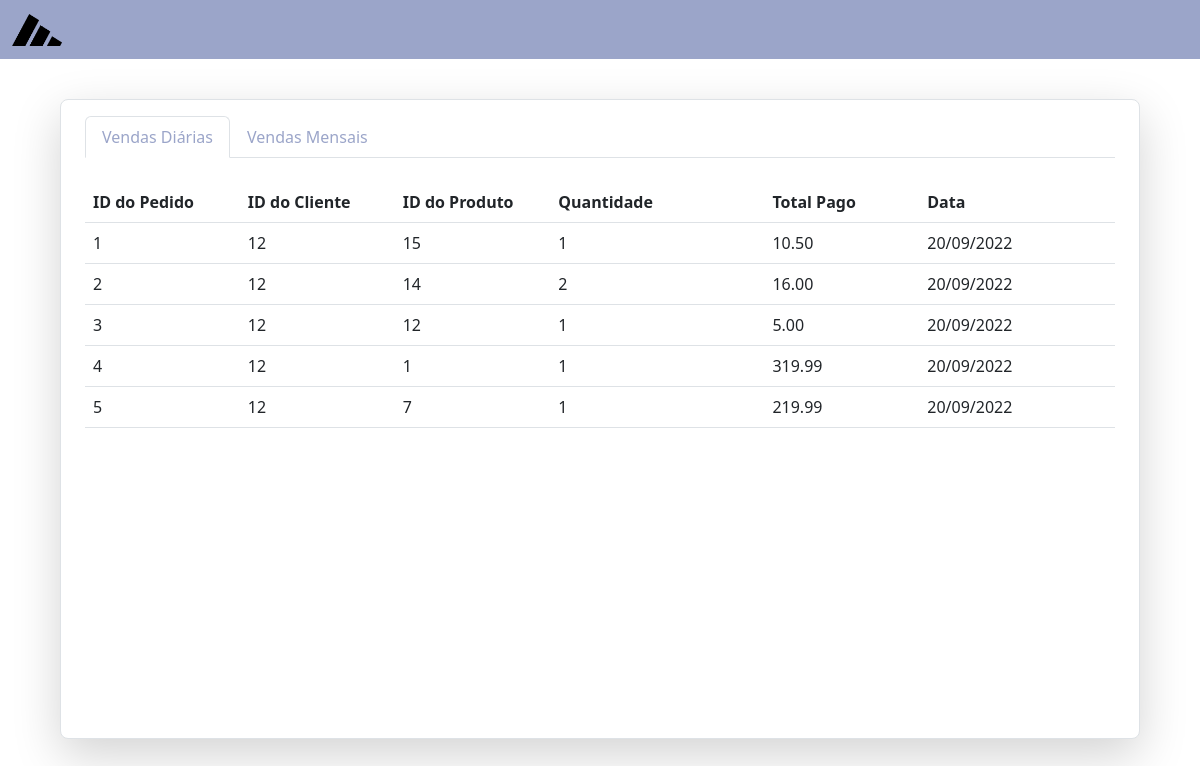
The page /admin/relatorioVendas.php (signed in) on the database as committed earlier.
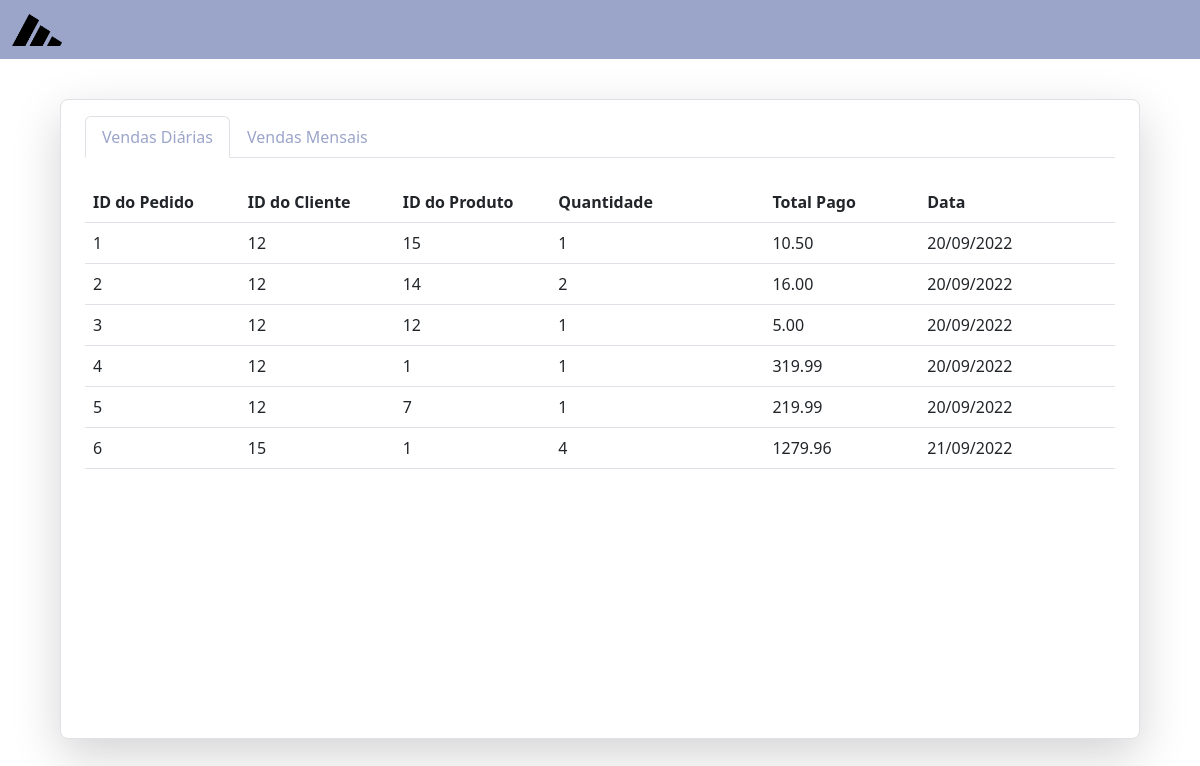
The same page on the database as committed later.
### tables this page shows
CREATE TABLE `tbpedido` (
  `idPedido` int(11) NOT NULL,
  `idCliente` int(11) NOT NULL,
  `idProduto` int(11) NOT NULL,
  `quantidade` int(11) NOT NULL,
  `data` varchar(15) NOT NULL,
  `precoPago` decimal(10,2) NOT NULL
);

### admin/relatorioVendas.php (the view, shortened to what this page needs)
<!DOCTYPE html>
<html lang="pt-br">
<head>
    <link rel="stylesheet" href="../style/style.css" />
    <link rel="stylesheet" href="../style/style2.css" />
    <link rel="stylesheet" href="../style/styleadm.css">
</head>
<body>
    <nav class="navbar bg-secondary" style="flex-wrap: nowrap">
        <div class="container-fluid" style="margin: 0">
            <a class="navbar-brand" href="index.php"><img src="../imagens/Adibas.png" alt="Logo" width="50" height="32"></a>
        </div>
    </nav>
    <div class="center-90" style="margin: 0 !important; padding: 0 !important">
        <div class="rounded-3 border shadow-lg bg-white" style="width: 90vw; padding: 1rem 1.5rem; min-height: 80vh">
            <ul class="nav nav-tabs" id="myTab" role="tablist">
                <li class="nav-item" role="presentation">
                    <button class="nav-link text-secondary active" id="home-tab" data-bs-toggle="tab" data-bs-target="#home-tab-pane" type="button" role="tab" aria-controls="home-tab-pane" aria-selected="true">
                        Vendas Diárias
                    </button>
                </li>
                <li class="nav-item" role="presentation">
                    <button class="nav-link text-secondary" id="profile-tab" data-bs-toggle="tab" data-bs-target="#profile-tab-pane" type="button" role="tab" aria-controls="profile-tab-pane" aria-selected="false">
                        Vendas Mensais
                    </button>
                </li>
            </ul>
            <div class="tab-content" id="myTabContent">
                <div class="tab-pane fade show active" id="home-tab-pane" role="tabpanel" aria-labelledby="home-tab" tabindex="0" style="padding: 1.5rem 0;">
                    <table align=center class="table table-hover " style="width: 100% !important;">
                        <thead>
                            <tr>
                                <th width="80">ID do Pedido</th>
                                <th width="80">ID do Cliente</th>
                                <th width="80">ID do Produto</th>
                                <th width="80">Quantidade</th>
                                <th width="80">Total Pago</th>
                                <th width="80">Data</th>
                            </tr>
                        </thead>
                        <tbody>
                            <?php
                            $conexao = mysqli_connect("localhost", "root", "", "adibas");
                            $sql = "SELECT *  FROM `tbpedido`";
                            $resultado = mysqli_query($conexao, $sql);
                            while ($linha = mysqli_fetch_array($resultado)) {
                                echo "<tr>";
                                echo "<td>" . $linha['idPedido'] . "</td>";
                                echo "<td>" . $linha['idCliente'] . "</td>";
                                echo "<td>" . $linha["idProduto"] . "</td>";
                                echo "<td>" . $linha["quantidade"] . "</td>";
                                echo "<td>" . $linha['precoPago'] . "</td>";
                                echo "<td>" . $linha['data'] . "</td>";
                                echo "</tr>";
                            } ?>
                        </tbody>
                    </table>
                </div>
            </div>
        </div>
    </div>
</body>
</html>

Rows that differ between the two databases and show on the page:
added tbpedido: idPedido "6", idCliente "15", idProduto "1", quantidade "4", precoPago "1279.96", data "21/09/2022"
